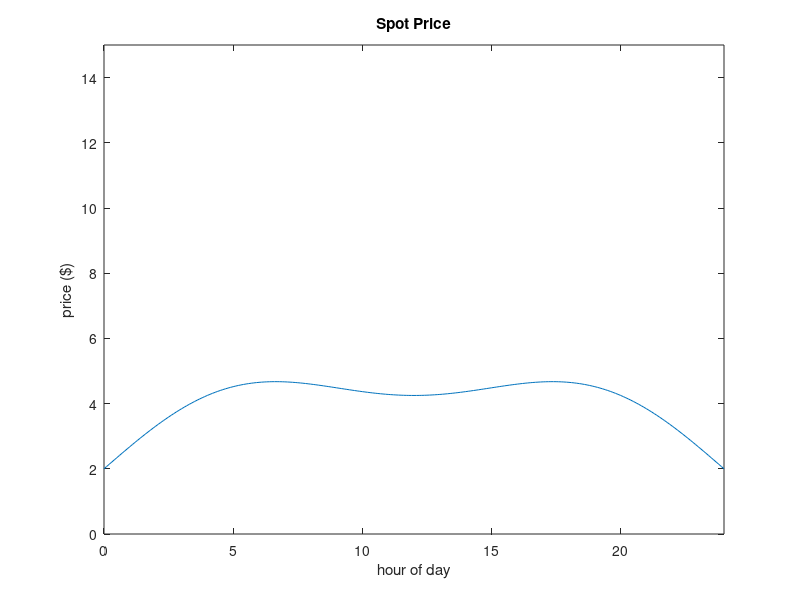

This figure's MATLAB source: (Note: this script raises an error after producing the figure.)
x = 0:0.1:24;
y1fun = @(t) 2 + 3 * (sin((pi/24) * t) + 0.25 * sin((pi/8) * t));
y1 = 2 + 3 * (sin((pi/24) * x) + 0.25 * sin((pi/8) * x));
y2 = integral(y1fun, 8, 12);

figure
plot(x, y1, x, y2);
hold on;
title("Spot Price");
xlabel("hour of day");
ylabel("price ($)");
axis([0,24,0,15]);
print -dpng figure1.png;

y3 = (2 * x) - (72 / pi) * cos((pi / 24) * x) * cos